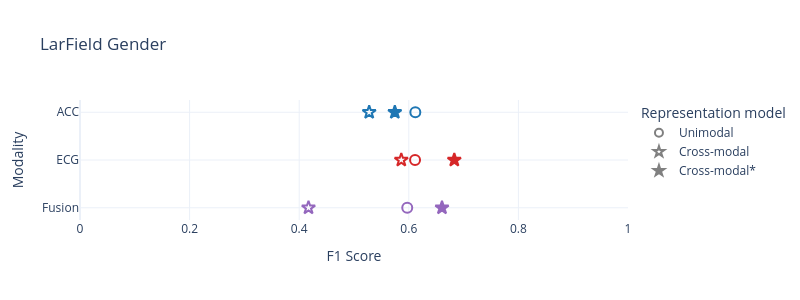

Here is the notebook cell this chart was saved with:
### Code cell
import plotly.graph_objects as go

# Filter and sort
filtered_df = aggregated_results[(aggregated_results["lr"]=="0.005") & (aggregated_results["train_size"]==100)].sort_values(by="modality")


# Marker style mapping
marker_style_dict = {
    "unimodal": {"symbol": "circle-open", "name": "Unimodal"},
    "multimodal": {"symbol": "star-open", "name": "Cross-modal"},
    "multimodal_initialized_encoders": {"symbol": "star", "name": "Cross-modal*"},
    #"multimodal_FL": {"symbol": "triangle-up-open", "name": "Multimodal Feature Learning"},
    #"multimodal_initialized_encoders_FL": {"symbol": "triangle-up", "name": "Multimodal Feature Learning with initialized encoders"}
}

# Label mapping
modality_labels = {'ACC': 'ACC', 'ECG': 'ECG', 'ECG_ACC': 'Fusion'}
color_dict = {"ECG": "#D62728", "ACC": "#1F77B4", "ECG_ACC": "#9467BD"}

# Start figure
fig = go.Figure()


# Track which models have already appeared in the legend
added_to_legend = set()


for model_key, marker_info in marker_style_dict.items():
    subset = filtered_df[filtered_df["experiment_description_short"] == model_key]
    for modality in ["ECG_ACC","ECG","ACC"]:#subset["modality"].unique():
        data = subset[subset["modality"] == modality]
        show_legend = model_key not in added_to_legend
        fig.add_trace(go.Scatter(
            x=data["F1_score_mean"],
            y=[modality_labels.get(m, m) for m in data["modality"]],
            #error_x=dict(type="data", array=data["F1_score_std"], visible=True),
            mode='lines+markers',
            line=dict(color=color_dict.get(modality, 'gray')),

            showlegend=False,
            marker=dict(symbol=marker_info["symbol"], size=10, color=color_dict.get(modality), line=dict(width=2), line_color=color_dict.get(modality)),
            name=f'{marker_info["name"]} ({modality_labels.get(modality, modality)})',
            hovertemplate=f'Model: {marker_info["name"]}<br>Modality: {modality}<br>F1: %{{x:.2f}}<extra></extra>'
        ))
        if show_legend:
            added_to_legend.add(model_key)

# 2. Add grey "legend-only" markers (outside the plot area)
for model_key, marker_info in marker_style_dict.items():
    fig.add_trace(go.Scatter(
        x=[-10],  # invisible
        y=["ACC"],
        mode='markers',
        marker=dict(
            symbol=marker_info["symbol"],
            size=8,
            color='gray',
            line=dict(width=2, color='gray')
        ),
        name=marker_info["name"],
        showlegend=True,
        hoverinfo='skip'
    ))
# Add horizontal baseline line (optional)
#fig.add_vline(x=task_baselines["most_frequent"], line_dash="dot", line_color="black", annotation_text="Baseline", annotation_position="top right")

# Layout
fig.update_layout(
    template="plotly_white",
    title="LarField Gender",
    xaxis_title="F1 Score",
    yaxis_title="Modality",
    legend_title_text="Representation model",
    height=300,
    width=800
    
)
fig.update_xaxes(range=[0, 1])


fig.show()

### Figure 1 — Plotly figure (JSON) as saved in the notebook; plotly's stock layout.template omitted (floating-point values rounded to 4 significant figures)
{"data": [{"hovertemplate": "Model: Unimodal<br>Modality: ECG_ACC<br>F1: %{x:.2f}<extra></extra>", "line": {"color": "#9467BD"}, "marker": {"color": "#9467BD", "line": {"color": "#9467BD", "width": 2}, "size": 10, "symbol": "circle-open"}, "mode": "lines+markers", "name": "Unimodal (Fusion)", "showlegend": false, "type": "scatter", "x": [0.5971], "y": ["Fusion"]}, {"hovertemplate": "Model: Unimodal<br>Modality: ECG<br>F1: %{x:.2f}<extra></extra>", "line": {"color": "#D62728"}, "marker": {"color": "#D62728", "line": {"color": "#D62728", "width": 2}, "size": 10, "symbol": "circle-open"}, "mode": "lines+markers", "name": "Unimodal (ECG)", "showlegend": false, "type": "scatter", "x": [0.6114], "y": ["ECG"]}, {"hovertemplate": "Model: Unimodal<br>Modality: ACC<br>F1: %{x:.2f}<extra></extra>", "line": {"color": "#1F77B4"}, "marker": {"color": "#1F77B4", "line": {"color": "#1F77B4", "width": 2}, "size": 10, "symbol": "circle-open"}, "mode": "lines+markers", "name": "Unimodal (ACC)", "showlegend": false, "type": "scatter", "x": [0.6119], "y": ["ACC"]}, {"hovertemplate": "Model: Cross-modal<br>Modality: ECG_ACC<br>F1: %{x:.2f}<extra></extra>", "line": {"color": "#9467BD"}, "marker": {"color": "#9467BD", "line": {"color": "#9467BD", "width": 2}, "size": 10, "symbol": "star-open"}, "mode": "lines+markers", "name": "Cross-modal (Fusion)", "showlegend": false, "type": "scatter", "x": [0.417], "y": ["Fusion"]}, {"hovertemplate": "Model: Cross-modal<br>Modality: ECG<br>F1: %{x:.2f}<extra></extra>", "line": {"color": "#D62728"}, "marker": {"color": "#D62728", "line": {"color": "#D62728", "width": 2}, "size": 10, "symbol": "star-open"}, "mode": "lines+markers", "name": "Cross-modal (ECG)", "showlegend": false, "type": "scatter", "x": [0.5863], "y": ["ECG"]}, {"hovertemplate": "Model: Cross-modal<br>Modality: ACC<br>F1: %{x:.2f}<extra></extra>", "line": {"color": "#1F77B4"}, "marker": {"color": "#1F77B4", "line": {"color": "#1F77B4", "width": 2}, "size": 10, "symbol": "star-open"}, "mode": "lines+markers", "name": "Cross-modal (ACC)", "showlegend": false, "type": "scatter", "x": [0.5277], "y": ["ACC"]}, {"hovertemplate": "Model: Cross-modal*<br>Modality: ECG_ACC<br>F1: %{x:.2f}<extra></extra>", "line": {"color": "#9467BD"}, "marker": {"color": "#9467BD", "line": {"color": "#9467BD", "width": 2}, "size": 10, "symbol": "star"}, "mode": "lines+markers", "name": "Cross-modal* (Fusion)", "showlegend": false, "type": "scatter", "x": [0.6606], "y": ["Fusion"]}, {"hovertemplate": "Model: Cross-modal*<br>Modality: ECG<br>F1: %{x:.2f}<extra></extra>", "line": {"color": "#D62728"}, "marker": {"color": "#D62728", "line": {"color": "#D62728", "width": 2}, "size": 10, "symbol": "star"}, "mode": "lines+markers", "name": "Cross-modal* (ECG)", "showlegend": false, "type": "scatter", "x": [0.683], "y": ["ECG"]}, {"hovertemplate": "Model: Cross-modal*<br>Modality: ACC<br>F1: %{x:.2f}<extra></extra>", "line": {"color": "#1F77B4"}, "marker": {"color": "#1F77B4", "line": {"color": "#1F77B4", "width": 2}, "size": 10, "symbol": "star"}, "mode": "lines+markers", "name": "Cross-modal* (ACC)", "showlegend": false, "type": "scatter", "x": [0.5745], "y": ["ACC"]}, {"hoverinfo": "skip", "marker": {"color": "gray", "line": {"color": "gray", "width": 2}, "size": 8, "symbol": "circle-open"}, "mode": "markers", "name": "Unimodal", "showlegend": true, "type": "scatter", "x": [-10], "y": ["ACC"]}, {"hoverinfo": "skip", "marker": {"color": "gray", "line": {"color": "gray", "width": 2}, "size": 8, "symbol": "star-open"}, "mode": "markers", "name": "Cross-modal", "showlegend": true, "type": "scatter", "x": [-10], "y": ["ACC"]}, {"hoverinfo": "skip", "marker": {"color": "gray", "line": {"color": "gray", "width": 2}, "size": 8, "symbol": "star"}, "mode": "markers", "name": "Cross-modal*", "showlegend": true, "type": "scatter", "x": [-10], "y": ["ACC"]}], "layout": {"height": 300, "legend": {"title": {"text": "Representation model"}}, "title": {"text": "LarField Gender"}, "width": 800, "xaxis": {"range": [0, 1], "title": {"text": "F1 Score"}}, "yaxis": {"title": {"text": "Modality"}}}}
